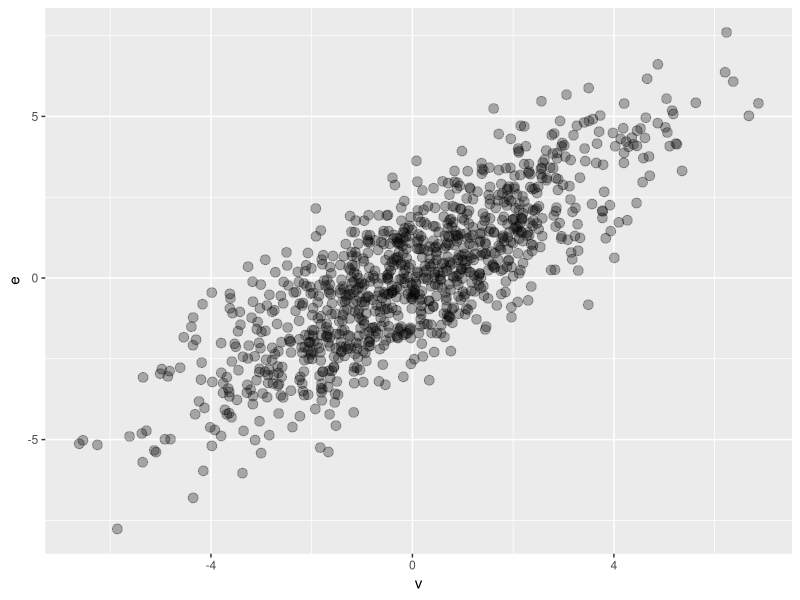

Reproduce this figure in R.
## ---- chunk 1
knitr::opts_chunk$set(echo = T,message=F,error=F,warning = F)
require(tidyverse)
## ---- chunk 2
set.seed(123) # to reproduce the simulation 

N = 1000 # Sample size

# Endogeneity 
something <- rnorm(N)

# Error in our outcome model
e <- 2*something + rnorm(N)

# Error in our variable of interest
v <- 2*something + rnorm(N)
## ---- chunk 3
tibble(v,e) %>% ggplot(aes(v,e)) + geom_point(size=3,alpha=.3) 
## ---- chunk 4
# instrument
z <- rnorm(N) 

# Other random variable (control of some sorts)
x2 <- rnorm(N) 

# Underlying model for the variable we care about
x1 <- 1 + 1*z + v #<<

# "TRUE" Outcome model
y <- 1 + -2*x1 + .5*x2 + e #<<

# Save as data 
D = tibble(y,x1,x2,z)
## ---- chunk 5
summary(lm(y ~ x1 + x2,data=D))
## ---- chunk 6
# Estimate the first stage Equation
mod_s1 <- lm(x1 ~ z + x2,data=D)
summary(mod_s1)
## ---- chunk 7
# Get the predictions from the first stage model
x1_hat <- mod_s1$fitted.values

# Estimate the second stage model
mod_s2 <- lm(y ~ x1_hat + x2,data=D)
broom::tidy(mod_s2)
## ---- chunk 8
mod_s2 <- lm(y ~ x1_hat + x2 + z,data=D)
summary(mod_s2)
## ---- chunk 9
mod_2sls <- AER::ivreg(y ~ x1 + x2 | z + x2,data=D)
summary(mod_2sls)
## ---- chunk 10
z <- rnorm(N) # instrument
x2 <- rnorm(N) # control
x1 <- 1 + .0001*z + v # Key Endogenous Indep. Var #<<
y <- 1 + -2*x1 + .5*x2 + e # "TRUE" Outcome model
D = tibble(y,x1,x2,z) # Save as data 
mod <- AER::ivreg(y ~ x1 + x2 | z + x2,data=D)
broom::tidy(mod)
## ---- chunk 11
z <- rnorm(N) # instrument
x2 <- rnorm(N) # control
x1 <- 1 + 1*z + v # Key Endogenous Indep. Var
y <- 1 + -2*x1 + .5*x2 + 2*z + e # "TRUE" Outcome model #<<
D = tibble(y,x1,x2,z) # Save as data 
mod <- AER::ivreg(y ~ x1 + x2 | z + x2,data=D)
broom::tidy(mod)
